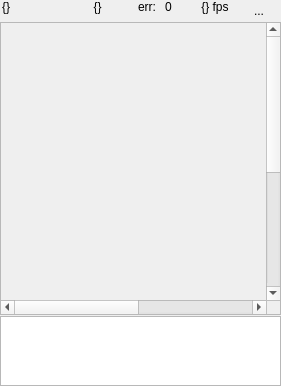
<?xml version="1.0" encoding="UTF-8"?>
<ui version="4.0">
 <class>Frame</class>
 <widget class="QWidget" name="Frame">
  <property name="geometry">
   <rect>
    <x>0</x>
    <y>0</y>
    <width>281</width>
    <height>386</height>
   </rect>
  </property>
  <property name="windowTitle">
   <string>Form</string>
  </property>
  <layout class="QVBoxLayout" name="verticalLayout">
   <property name="spacing">
    <number>1</number>
   </property>
   <property name="leftMargin">
    <number>0</number>
   </property>
   <property name="topMargin">
    <number>0</number>
   </property>
   <property name="rightMargin">
    <number>0</number>
   </property>
   <property name="bottomMargin">
    <number>0</number>
   </property>
   <item>
    <widget class="QWidget" name="horizontalWidget" native="true">
     <property name="sizePolicy">
      <sizepolicy hsizetype="Preferred" vsizetype="Minimum">
       <horstretch>0</horstretch>
       <verstretch>0</verstretch>
      </sizepolicy>
     </property>
     <property name="maximumSize">
      <size>
       <width>16777215</width>
       <height>24</height>
      </size>
     </property>
     <property name="styleSheet">
      <string notr="true">background-color: rgba(0, 0, 0, 0)</string>
     </property>
     <layout class="QHBoxLayout" name="horizontalLayout">
      <property name="spacing">
       <number>0</number>
      </property>
      <property name="leftMargin">
       <number>2</number>
      </property>
      <property name="topMargin">
       <number>0</number>
      </property>
      <property name="rightMargin">
       <number>10</number>
      </property>
      <property name="bottomMargin">
       <number>0</number>
      </property>
      <item>
       <widget class="QLabel" name="label_user_id">
        <property name="sizePolicy">
         <sizepolicy hsizetype="Preferred" vsizetype="Preferred">
          <horstretch>0</horstretch>
          <verstretch>0</verstretch>
         </sizepolicy>
        </property>
        <property name="text">
         <string>{}</string>
        </property>
        <property name="alignment">
         <set>Qt::AlignmentFlag::AlignLeading|Qt::AlignmentFlag::AlignLeft|Qt::AlignmentFlag::AlignTop</set>
        </property>
       </widget>
      </item>
      <item>
       <widget class="QLabel" name="label_id">
        <property name="text">
         <string>{}</string>
        </property>
        <property name="alignment">
         <set>Qt::AlignmentFlag::AlignHCenter|Qt::AlignmentFlag::AlignTop</set>
        </property>
       </widget>
      </item>
      <item>
       <widget class="QLabel" name="label_3">
        <property name="maximumSize">
         <size>
          <width>36</width>
          <height>16777215</height>
         </size>
        </property>
        <property name="text">
         <string>err:</string>
        </property>
        <property name="alignment">
         <set>Qt::AlignmentFlag::AlignHCenter|Qt::AlignmentFlag::AlignTop</set>
        </property>
       </widget>
      </item>
      <item>
       <widget class="QLabel" name="label_error">
        <property name="maximumSize">
         <size>
          <width>18</width>
          <height>16777215</height>
         </size>
        </property>
        <property name="text">
         <string>0</string>
        </property>
        <property name="alignment">
         <set>Qt::AlignmentFlag::AlignLeading|Qt::AlignmentFlag::AlignLeft|Qt::AlignmentFlag::AlignTop</set>
        </property>
       </widget>
      </item>
      <item>
       <widget class="QLabel" name="label_fps">
        <property name="text">
         <string>{} fps</string>
        </property>
        <property name="alignment">
         <set>Qt::AlignmentFlag::AlignHCenter|Qt::AlignmentFlag::AlignTop</set>
        </property>
       </widget>
      </item>
      <item>
       <widget class="QToolButton" name="toolButton">
        <property name="text">
         <string>...</string>
        </property>
        <property name="icon">
         <iconset theme="QIcon::ThemeIcon::DocumentProperties"/>
        </property>
        <property name="popupMode">
         <enum>QToolButton::ToolButtonPopupMode::InstantPopup</enum>
        </property>
        <property name="toolButtonStyle">
         <enum>Qt::ToolButtonStyle::ToolButtonIconOnly</enum>
        </property>
        <property name="autoRaise">
         <bool>true</bool>
        </property>
        <property name="arrowType">
         <enum>Qt::ArrowType::NoArrow</enum>
        </property>
       </widget>
      </item>
     </layout>
    </widget>
   </item>
   <item>
    <widget class="QScrollArea" name="scrollArea">
     <property name="alignment">
      <set>Qt::AlignmentFlag::AlignCenter</set>
     </property>
     <widget class="QWidget" name="scrollAreaWidgetContents">
      <property name="geometry">
       <rect>
        <x>0</x>
        <y>0</y>
        <width>510</width>
        <height>510</height>
       </rect>
      </property>
     </widget>
    </widget>
   </item>
   <item>
    <widget class="QTableView" name="tableView">
     <property name="sizeAdjustPolicy">
      <enum>QAbstractScrollArea::SizeAdjustPolicy::AdjustToContents</enum>
     </property>
    </widget>
   </item>
  </layout>
 </widget>
 <resources/>
 <connections/>
</ui>
